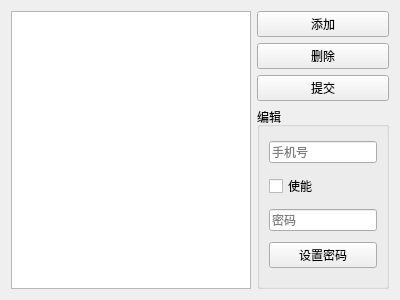
<?xml version="1.0" encoding="UTF-8"?>
<ui version="4.0">
 <class>AccountManageWidget</class>
 <widget class="QWidget" name="AccountManageWidget">
  <property name="geometry">
   <rect>
    <x>0</x>
    <y>0</y>
    <width>400</width>
    <height>300</height>
   </rect>
  </property>
  <property name="windowTitle">
   <string>账号</string>
  </property>
  <layout class="QHBoxLayout" name="horizontalLayout" stretch="1,0">
   <item>
    <widget class="QTableView" name="tableView">
     <property name="editTriggers">
      <set>QAbstractItemView::NoEditTriggers</set>
     </property>
     <property name="selectionMode">
      <enum>QAbstractItemView::SingleSelection</enum>
     </property>
     <property name="selectionBehavior">
      <enum>QAbstractItemView::SelectRows</enum>
     </property>
    </widget>
   </item>
   <item>
    <layout class="QVBoxLayout" name="verticalLayout">
     <item>
      <widget class="QPushButton" name="pushButtonAdd">
       <property name="text">
        <string>添加</string>
       </property>
      </widget>
     </item>
     <item>
      <widget class="QPushButton" name="pushButtonDelete">
       <property name="text">
        <string>删除</string>
       </property>
      </widget>
     </item>
     <item>
      <widget class="QPushButton" name="pushButtonSubmit">
       <property name="text">
        <string>提交</string>
       </property>
      </widget>
     </item>
     <item>
      <layout class="QVBoxLayout" name="verticalLayout_2">
       <item>
        <widget class="QGroupBox" name="groupBox">
         <property name="title">
          <string>编辑</string>
         </property>
         <layout class="QVBoxLayout" name="verticalLayout_3">
          <item>
           <widget class="QLineEdit" name="lineEditPhone">
            <property name="text">
             <string/>
            </property>
            <property name="placeholderText">
             <string>手机号</string>
            </property>
           </widget>
          </item>
          <item>
           <widget class="QCheckBox" name="checkBoxEnable">
            <property name="text">
             <string>使能</string>
            </property>
           </widget>
          </item>
          <item>
           <widget class="QLineEdit" name="lineEditPassword">
            <property name="placeholderText">
             <string>密码</string>
            </property>
           </widget>
          </item>
          <item>
           <widget class="QPushButton" name="pushButtonSetPassword">
            <property name="text">
             <string>设置密码</string>
            </property>
           </widget>
          </item>
         </layout>
        </widget>
       </item>
      </layout>
     </item>
    </layout>
   </item>
  </layout>
 </widget>
 <resources/>
 <connections/>
</ui>
